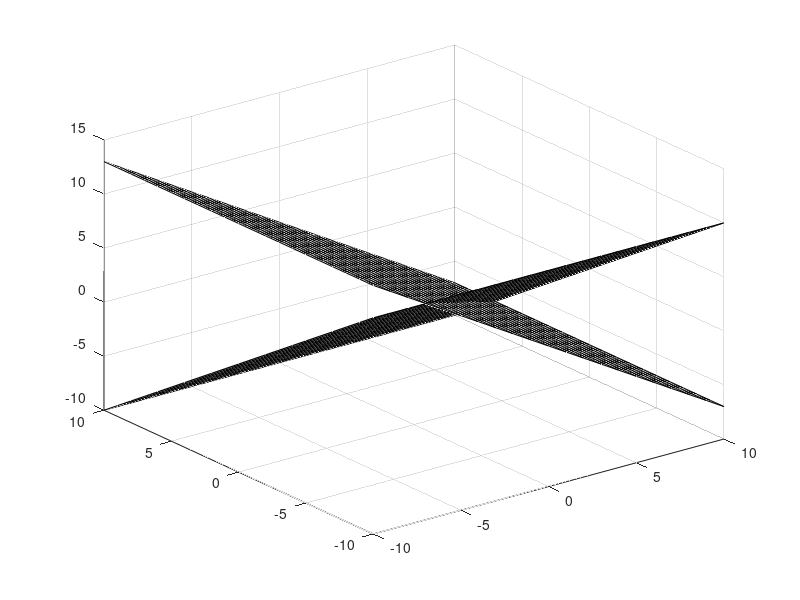

Here is the MATLAB script that generated this plot: (Note: this script raises an error after producing the figure.)
% Define the input grid
[x, y] = meshgrid(-10: 10);
%% Calculate the two surfaces
z1 = 3-x;
z2 = -y;
%% Visualize the two surfaces
surf(x, y, z1, 'FaceColor', [0.8 0.8 0.8]); 
hold on
surf(x, y, z2, 'FaceColor', [0.3 0.3 0.3]);
view(3);
%% Take the difference between the two surface heights and find the contour
% where that surface is zero.
zdiff = z1 - z2;
C = contours(x, y, zdiff, [0 0]);
%% Extract the x- and y-locations from the contour matrix C.
xL = C(1, 2:end);
yL = C(2, 2:end);
% Interpolate on the first surface to find z-locations for the intersection
% line.
zL = interp2(x, y, z1, xL, yL);
% Visualize the line.
line(xL, yL, zL, 'Color', 'k', 'LineWidth', 3);